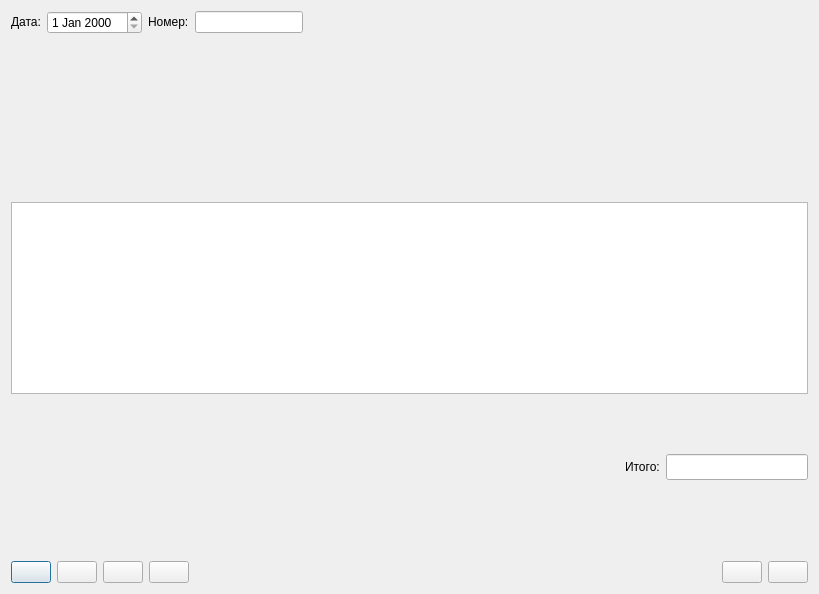
<?xml version="1.0" encoding="UTF-8"?>
<ui version="4.0">
 <class>dialog</class>
 <widget class="Dialog" name="dialog">
  <property name="geometry">
   <rect>
    <x>0</x>
    <y>0</y>
    <width>819</width>
    <height>594</height>
   </rect>
  </property>
  <property name="sizePolicy">
   <sizepolicy hsizetype="Expanding" vsizetype="Expanding">
    <horstretch>0</horstretch>
    <verstretch>0</verstretch>
   </sizepolicy>
  </property>
  <property name="name" stdset="0">
   <string>Документ3</string>
  </property>
  <property name="caption" stdset="0">
   <string>Товар в рознице. Реализация за наличные расчет</string>
  </property>
  <layout class="QVBoxLayout" name="vbxLayout">
   <item>
    <layout class="QHBoxLayout">
     <item>
      <widget class="QLabel" name="label">
       <property name="sizePolicy">
        <sizepolicy hsizetype="Fixed" vsizetype="Fixed">
         <horstretch>0</horstretch>
         <verstretch>0</verstretch>
        </sizepolicy>
       </property>
       <property name="text">
        <string>Дата:</string>
       </property>
      </widget>
     </item>
     <item>
      <widget class="QDateEdit" name="dateEdit">
       <property name="sizePolicy">
        <sizepolicy hsizetype="Fixed" vsizetype="Fixed">
         <horstretch>0</horstretch>
         <verstretch>0</verstretch>
        </sizepolicy>
       </property>
       <property name="font">
        <font>
         <pointsize>9</pointsize>
         <weight>50</weight>
         <bold>false</bold>
        </font>
       </property>
       <property name="readOnly">
        <bool>false</bool>
       </property>
      </widget>
     </item>
     <item>
      <widget class="QLabel" name="label">
       <property name="sizePolicy">
        <sizepolicy hsizetype="Fixed" vsizetype="Fixed">
         <horstretch>0</horstretch>
         <verstretch>0</verstretch>
        </sizepolicy>
       </property>
       <property name="text">
        <string>Номер:</string>
       </property>
      </widget>
     </item>
     <item>
      <widget class="QLineEdit" name="numberEdit">
       <property name="sizePolicy">
        <sizepolicy hsizetype="Fixed" vsizetype="Fixed">
         <horstretch>0</horstretch>
         <verstretch>0</verstretch>
        </sizepolicy>
       </property>
       <property name="font">
        <font>
         <pointsize>9</pointsize>
         <weight>50</weight>
         <bold>false</bold>
        </font>
       </property>
       <property name="readOnly">
        <bool>false</bool>
       </property>
      </widget>
     </item>
     <item>
      <spacer name="horizontalSpacer">
       <property name="orientation">
        <enum>Qt::Horizontal</enum>
       </property>
       <property name="sizeHint" stdset="0">
        <size>
         <width>40</width>
         <height>20</height>
        </size>
       </property>
      </spacer>
     </item>
    </layout>
   </item>
   <item>
    <widget class="DocParameters" name="docParameters"/>
   </item>
   <item>
    <layout class="QHBoxLayout" name="tableLayout">
     <item>
      <widget class="TableView" name="tableView">
       <property name="geometry">
        <rect>
         <x>0</x>
         <y>0</y>
         <width>640</width>
         <height>480</height>
        </rect>
       </property>
       <property name="sizePolicy">
        <sizepolicy hsizetype="Expanding" vsizetype="Fixed">
         <horstretch>0</horstretch>
         <verstretch>0</verstretch>
        </sizepolicy>
       </property>
      </widget>
     </item>
    </layout>
   </item>
   <item>
    <layout class="QHBoxLayout" name="horizontalLayout_3">
     <item>
      <widget class="Picture" name="picture"/>
     </item>
     <item>
      <layout class="QVBoxLayout" name="verticalLayout">
       <item>
        <layout class="QHBoxLayout" name="phbxItogLayout">
         <item>
          <spacer name="horizontalSpacer">
           <property name="orientation">
            <enum>Qt::Horizontal</enum>
           </property>
           <property name="sizeHint" stdset="0">
            <size>
             <width>40</width>
             <height>20</height>
            </size>
           </property>
          </spacer>
         </item>
         <item>
          <widget class="QLabel" name="label">
           <property name="sizePolicy">
            <sizepolicy hsizetype="Fixed" vsizetype="Fixed">
             <horstretch>0</horstretch>
             <verstretch>0</verstretch>
            </sizepolicy>
           </property>
           <property name="text">
            <string>Итого:</string>
           </property>
          </widget>
         </item>
         <item>
          <widget class="MyNumericEdit" name="itogNumeric">
           <property name="sizePolicy">
            <sizepolicy hsizetype="Fixed" vsizetype="Fixed">
             <horstretch>0</horstretch>
             <verstretch>0</verstretch>
            </sizepolicy>
           </property>
           <property name="font">
            <font>
             <pointsize>11</pointsize>
             <weight>75</weight>
             <bold>true</bold>
            </font>
           </property>
           <property name="readOnly">
            <bool>true</bool>
           </property>
          </widget>
         </item>
        </layout>
       </item>
       <item>
        <spacer name="verticalSpacer">
         <property name="orientation">
          <enum>Qt::Vertical</enum>
         </property>
         <property name="sizeType">
          <enum>QSizePolicy::Minimum</enum>
         </property>
         <property name="sizeHint" stdset="0">
          <size>
           <width>20</width>
           <height>20</height>
          </size>
         </property>
        </spacer>
       </item>
      </layout>
     </item>
    </layout>
   </item>
   <item>
    <layout class="QHBoxLayout" name="cmdButtonLayout">
     <item>
      <widget class="QPushButton" name="buttonAdd">
       <property name="text">
        <string/>
       </property>
       <property name="icon">
        <iconset>
         <normaloff>:buttonAdd</normaloff>
         <normalon>:buttonAdd</normalon>
         <activeoff>:buttonAdd</activeoff>
         <activeon>:buttonAdd</activeon>
         <selectedoff>:buttonAdd</selectedoff>
         <selectedon>:buttonAdd</selectedon>:buttonAdd</iconset>
       </property>
      </widget>
     </item>
     <item>
      <widget class="QPushButton" name="buttonDelete">
       <property name="text">
        <string/>
       </property>
       <property name="icon">
        <iconset>
         <normaloff>:buttonDelete</normaloff>
         <normalon>:buttonDelete</normalon>
         <activeoff>:buttonDelete</activeoff>
         <activeon>:buttonDelete</activeon>
         <selectedoff>:buttonDelete</selectedoff>
         <selectedon>:buttonDelete</selectedon>:buttonDelete</iconset>
       </property>
      </widget>
     </item>
     <item>
      <widget class="QPushButton" name="buttonRequery">
       <property name="text">
        <string/>
       </property>
       <property name="icon">
        <iconset>
         <normaloff>:buttonRequery</normaloff>
         <normalon>:buttonRequery</normalon>
         <activeoff>:buttonRequery</activeoff>
         <activeon>:buttonRequery</activeon>
         <selectedoff>:buttonRequery</selectedoff>
         <selectedon>:buttonRequery</selectedon>:buttonRequery</iconset>
       </property>
      </widget>
     </item>
     <item>
      <widget class="QPushButton" name="buttonPrint">
       <property name="text">
        <string/>
       </property>
       <property name="icon">
        <iconset>
         <normaloff>:buttonPrint</normaloff>
         <normalon>:buttonPrint</normalon>
         <activeoff>:buttonPrint</activeoff>
         <activeon>:buttonPrint</activeon>
         <selectedoff>:buttonPrint</selectedoff>
         <selectedon>:buttonPrint</selectedon>:buttonPrint</iconset>
       </property>
      </widget>
     </item>
     <item>
      <spacer name="horizontalSpacer">
       <property name="orientation">
        <enum>Qt::Horizontal</enum>
       </property>
       <property name="sizeHint" stdset="0">
        <size>
         <width>40</width>
         <height>20</height>
        </size>
       </property>
      </spacer>
     </item>
     <item>
      <widget class="QPushButton" name="buttonOk">
       <property name="text">
        <string/>
       </property>
       <property name="icon">
        <iconset>
         <normaloff>:buttonOk</normaloff>
         <normalon>:buttonOk</normalon>
         <activeoff>:buttonOk</activeoff>
         <activeon>:buttonOk</activeon>
         <selectedoff>:buttonOk</selectedoff>
         <selectedon>:buttonOk</selectedon>:buttonOk</iconset>
       </property>
      </widget>
     </item>
     <item>
      <widget class="QPushButton" name="buttonCancel">
       <property name="text">
        <string/>
       </property>
       <property name="icon">
        <iconset>
         <normaloff>:buttonCancel</normaloff>
         <normalon>:buttonCancel</normalon>
         <activeoff>:buttonCancel</activeoff>
         <activeon>:buttonCancel</activeon>
         <selectedoff>:buttonCancel</selectedoff>
         <selectedon>:buttonCancel</selectedon>:buttonCancel</iconset>
       </property>
      </widget>
     </item>
    </layout>
   </item>
  </layout>
 </widget>
 <customwidgets>
  <customwidget>
   <class>Dialog</class>
   <extends>QDialog</extends>
   <header>dialog.h</header>
   <container>1</container>
  </customwidget>
  <customwidget>
   <class>Picture</class>
   <extends>QFrame</extends>
   <header>picture.h</header>
   <container>1</container>
  </customwidget>
  <customwidget>
   <class>TableView</class>
   <extends>QTableView</extends>
   <header>tableview.h</header>
   <addpagemethod>addPage</addpagemethod>
   <container>1</container>
  </customwidget>
  <customwidget>
   <class>DocParameters</class>
   <extends>QFrame</extends>
   <header>docparameters.h</header>
  </customwidget>
  <customwidget>
   <class>MyNumericEdit</class>
   <extends>QLineEdit</extends>
   <header>mynumericedit.h</header>
  </customwidget>
 </customwidgets>
 <resources>
  <include location="../../../resources.qrc"/>
 </resources>
 <connections/>
</ui>
